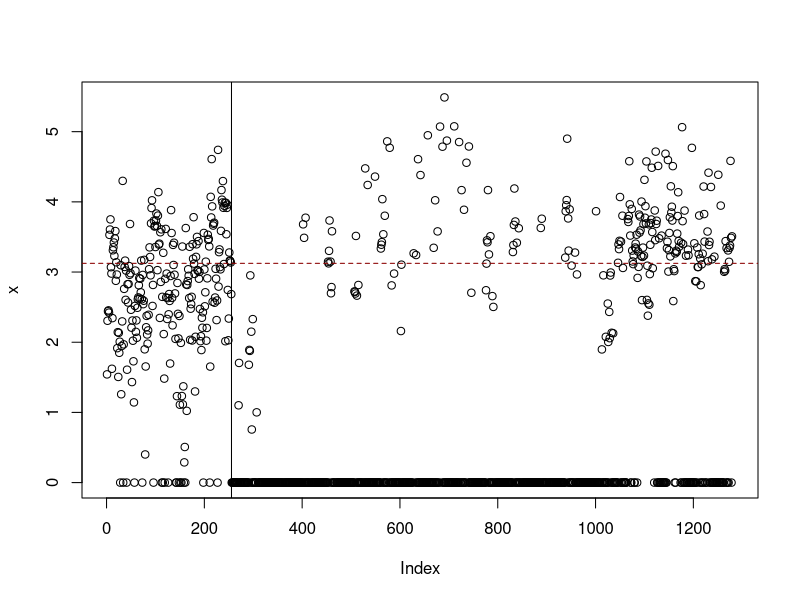
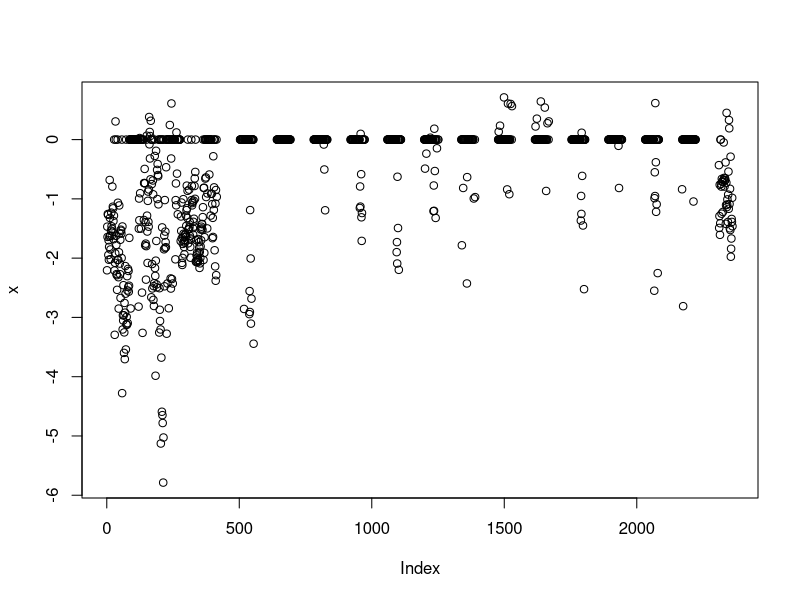
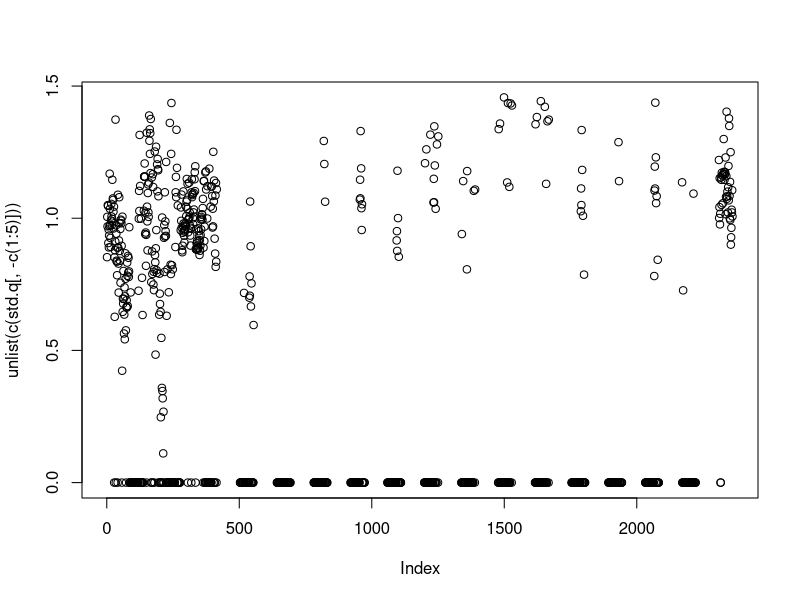
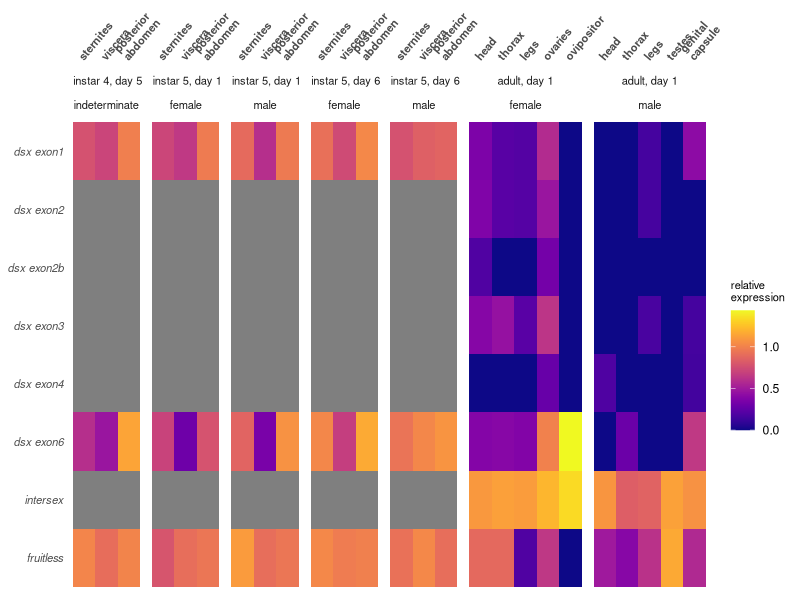
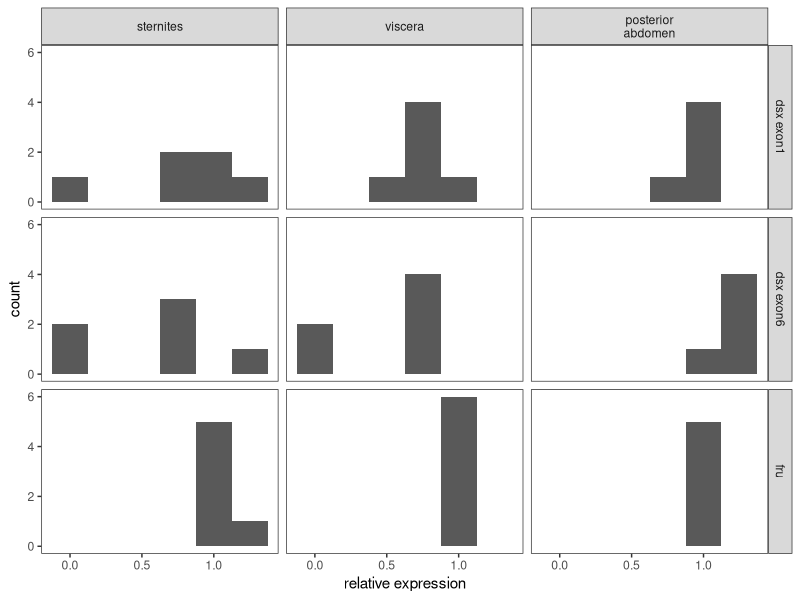
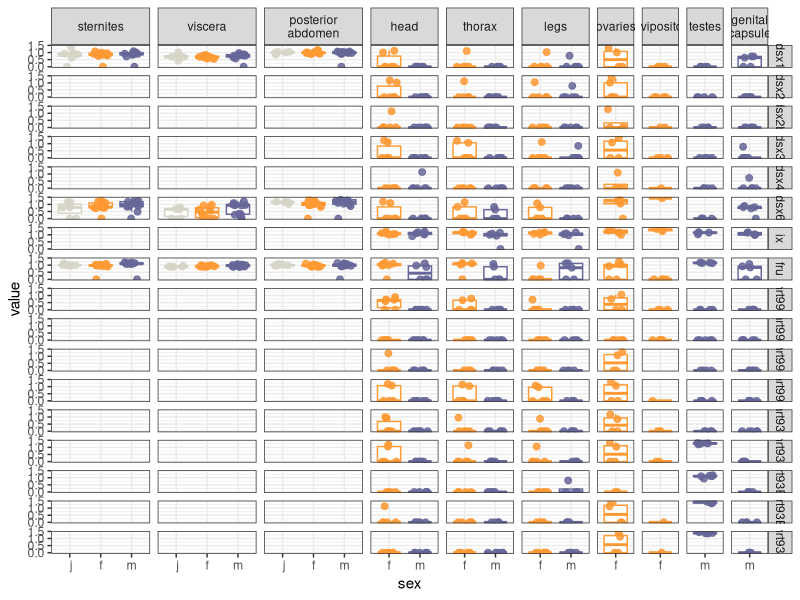
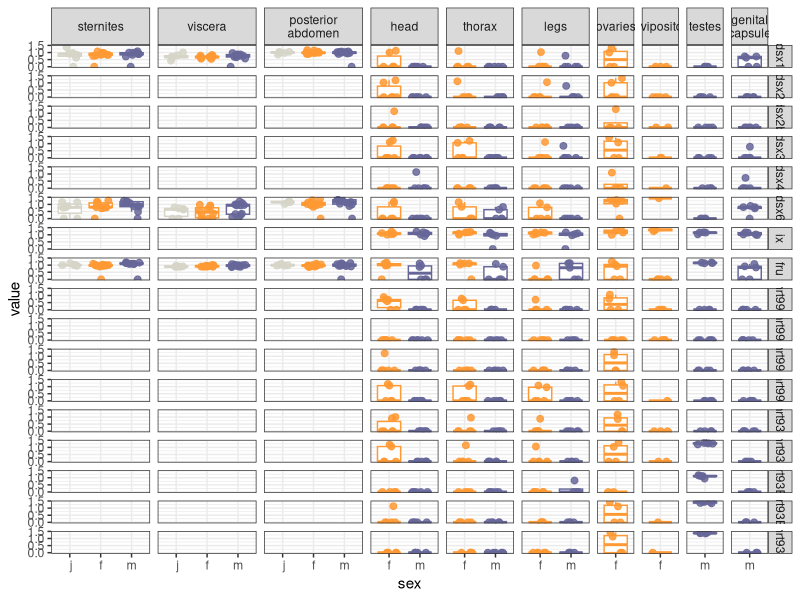
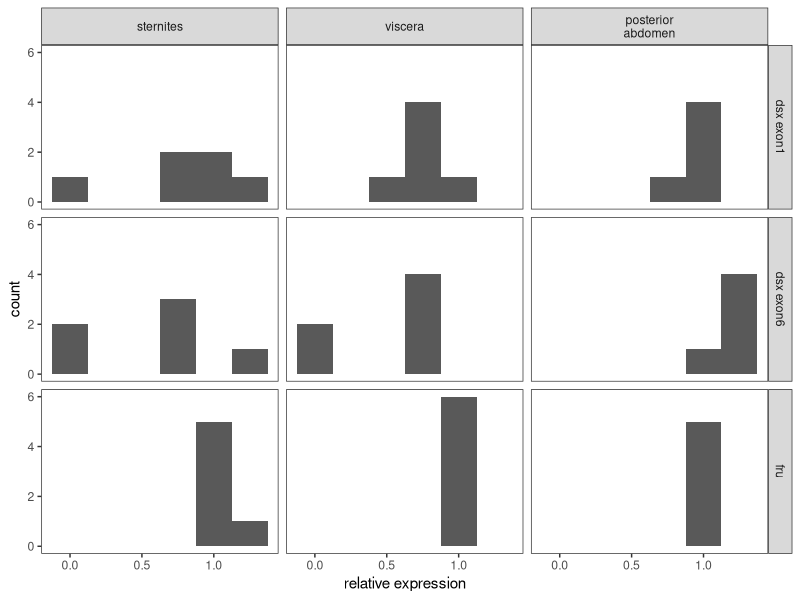

Recreate these plots in R, in order. (Note: this script raises an error after producing the figures.)
# Analysis script
# for Just, Laslo, Lee, Yarnell, Zhang, and Angelini
# Distinct developmental mechanisms influence sexual dimorphisms in the milkweed bug Oncopeltus fasciatus

# Tissue- and isoform-specific gene expression analysis 

# # Clear the R workspace
# rm(list=ls())

# Load packages
library(tidyverse)
library(viridis)

# Importing the data
exp.adult <- read.csv("qpcr.tissue.teneral.adults.csv")
exp.juv <- read.csv("qpcr.tissue.juveniles.csv")

exp.adult$tissue <- sub('ventral thorax','legs',exp.adult$tissue)
exp.adult$tissue <- sub('genitalia','genital',exp.adult$tissue)

############
# Normalize expression to the reference gene
############

normalize.maintaining.zeros <- function(target, ref) {
  target <- as.numeric(target)
  ref <- as.numeric(ref)
  if (all(target[!is.na(target)]==0)) { return(target) }
  else {
    target[which(is.na(ref) | ref==0)] <- NA
    nonzeros <- which(target>0)
    n <- target - ref
    n[-nonzeros] <- 0
    n[which(is.na(target))] <- NA
    return(n)
  }
}
mean.omit.zero <- function(x) {
  x <- as.numeric(x)
  if (all(is.na(x))) { return(NA) } 
  mean(x[which(x!=0)], na.rm = TRUE)
}
min.omit.zero <- function(x) {
  x <- as.numeric(x)
  if (all(is.na(x))) { return(NA) } 
  min(x[which(x!=0)], na.rm = TRUE)
}


norm.adult <- exp.adult %>% 
  mutate(instar = "adult", day = "d1") %>% 
  select(sample, tissue, instar, day, sex)

{
  norm.adult$dsx1 <- normalize.maintaining.zeros(exp.adult$dsx1_3t4, exp.adult$ef1a_3t4)
  norm.adult$dsx2 <- normalize.maintaining.zeros(exp.adult$dsx2_1t2, exp.adult$ef1a_1t2)
  norm.adult$dsx2b <- normalize.maintaining.zeros(exp.adult$dsx2b_5t6, exp.adult$ef1a_5t6)
  norm.adult$dsx3 <- normalize.maintaining.zeros(exp.adult$dsx3_7t8, exp.adult$ef1a_7t8)
  norm.adult$dsx4 <- normalize.maintaining.zeros(exp.adult$dsx4_9t10, exp.adult$ef1a_9t10)
  norm.adult$dsx6 <- normalize.maintaining.zeros(exp.adult$dsx6_11t12, exp.adult$ef1a_11t12)
  norm.adult$dmrt99B1 <- normalize.maintaining.zeros(exp.adult$dmrt99B1_3t4, exp.adult$ef1a_3t4)
  norm.adult$dmrt99B2 <- normalize.maintaining.zeros(exp.adult$dmrt99B2_13t14, exp.adult$ef1a_13t14)
  norm.adult$dmrt99B3 <- normalize.maintaining.zeros(exp.adult$dmrt99B3_15t16, exp.adult$ef1a_15t16)
  norm.adult$dmrt99B5 <- normalize.maintaining.zeros(exp.adult$dmrt99B5_17t18, exp.adult$ef1a_17t18)
  norm.adult$dmrt93B1 <- normalize.maintaining.zeros(exp.adult$dmrt93B1_3t4, exp.adult$ef1a_3t4)
  norm.adult$dmrt93B3 <- normalize.maintaining.zeros(exp.adult$dmrt93B3_19t20, exp.adult$ef1a_19t20)
  norm.adult$dmrt93B4a <- normalize.maintaining.zeros(exp.adult$dmrt93B4a_21t22, exp.adult$ef1a_21t22)
  norm.adult$dmrt93B4b <- normalize.maintaining.zeros(exp.adult$dmrt93B4b_23t24, exp.adult$ef1a_23t24)
  norm.adult$dmrt93B5 <- normalize.maintaining.zeros(exp.adult$dmrt93B5_25t26, exp.adult$ef1a_25t26)
  
  # intersex and fruitless were assayed multiple times
  # The code below takes the average after normalization
  tmp.fru1 <- normalize.maintaining.zeros(exp.adult$fru_1t2, exp.adult$ef1a_1t2)
  tmp.fru2 <- normalize.maintaining.zeros(exp.adult$fru_5t6, exp.adult$ef1a_5t6)
  tmp.ix1 <- normalize.maintaining.zeros(exp.adult$ix_3t4, exp.adult$ef1a_3t4)
  tmp.ix2 <- normalize.maintaining.zeros(exp.adult$ix_7t8, exp.adult$ef1a_7t8)

  na.i <- which(is.na(tmp.fru1) & is.na(tmp.fru2))
  tmp.fru1[which(is.na(tmp.fru1))] <- 0
  tmp.fru2[which(is.na(tmp.fru2))] <- 0
  norm.adult$fru <- (tmp.fru1+tmp.fru2)/2
  norm.adult$fru[na.i] <- NA
  
  na.i <- which(is.na(tmp.ix1) & is.na(tmp.ix2))
  tmp.ix1[which(is.na(tmp.ix1))] <- 0
  tmp.ix2[which(is.na(tmp.ix2))] <- 0
  norm.adult$ix <- (tmp.ix1+tmp.ix2)/2
  norm.adult$ix[na.i] <- NA

  rm(tmp.ix1, tmp.ix2, tmp.fru1, tmp.fru2, na.i)
}

norm.juv <- exp.juv %>% 
  mutate(sample = sample_name) %>% 
  select(sample, tissue, instar, day, sex) 

{
  norm.juv$dsx1 <- normalize.maintaining.zeros(exp.juv$dsx1, exp.juv$ef1a)
  norm.juv$dsx6 <- normalize.maintaining.zeros(exp.juv$dsx6, exp.juv$ef1a)
  norm.juv$fru <- normalize.maintaining.zeros(exp.juv$fru, exp.juv$ef1a)
}

# Reorder the columns to match
norm.adult <- norm.adult %>% 
  select(
    sample, tissue, instar, day, sex, dsx1, dsx6, fru, 
    dmrt99B1, dmrt99B2, dmrt99B3, dmrt99B5, dmrt93B1, dmrt93B3, dmrt93B4a, dmrt93B4b, dmrt93B5, 
    dsx2, dsx2b, dsx3, dsx4, ix
  )

# Join the datasets
norm.q <- bind_rows(norm.juv, norm.adult)

############
# Standardize gene expression
############

# Find the global minimum "floor" value 
# as a fraction of the mean value, which will be defined as 1
x <- unlist(c(exp.juv[,8:10],exp.adult[,4:22]))
plot(x)
abline(v=length(unlist(exp.juv[,8:10]))+0.5)
abline(h=mean.omit.zero(x), lty = 2, col = "darkred")

relative.min <- min.omit.zero(x) / mean.omit.zero(x)

# Find the min and mean non-zero, normalized values
x <- unlist(norm.q[,-c(1:5)])
plot(x)

n.min <- min.omit.zero(x)
n.mean <- mean.omit.zero(x)

zeros <- norm.q
zeros[,1:5] <- FALSE
zeros[,-c(1:5)] <- (norm.q[,-c(1:5)] == 0)
zeros <- as.matrix(zeros)

std.q <- norm.q
std.q[,-c(1:5)] <- (norm.q[,-c(1:5)] - n.min*(1+relative.min)) / (n.mean - n.min*(1+relative.min))
std.q[zeros] <- 0
plot(unlist(c(std.q[,-c(1:5)])))

write_csv(std.q,'standardized.tissue.specific.expression.csv')

############
# Plots
############

colors.indicating.sex <- c(
  juvenile = "#D6D4C7",  # "concrete"
  female   = "#ff9933",  # "neon carrot" or "deep saffron"
  male     = "#666699"   # "scampi" or "mostly desaturated dark blue"
)
names(colors.indicating.sex) <- c(" j","f","m")
# scales::show_col(colors.indicating.sex)

q.long <- std.q %>% 
  pivot_longer(cols = 6:(dim(std.q)[2]), names_to = "target") %>% 
  filter(!(target %in% c("abdA","abdB"))) %>% 
  mutate(tissue = gsub("_"," ",tissue))

q.long$tissue <- sub('dorsal thorax','thorax',q.long$tissue)
q.long$tissue <- factor(
  sub(" ","\n",q.long$tissue), 
  levels = c(
    "sternites","viscera","posterior\nabdomen",
    'head','thorax','legs','ovaries','ovipositor','testes','genital\ncapsule'
  )
)

q.long$target <- factor(
  q.long$target, 
  levels = c(
    "dsx1", "dsx2", "dsx2b", "dsx3", "dsx4", "dsx6", "ix", "fru",
    "dmrt99B1", "dmrt99B2", "dmrt99B3", "dmrt99B5",
    "dmrt93B1", "dmrt93B3", "dmrt93B4a", "dmrt93B4b", "dmrt93B5"       
  )
)

expression.box.plots <- ggplot(q.long, aes(sex, value, color=sex)) +
  theme_bw() + theme(legend.position="none") +
  facet_grid(target ~ tissue, scales = 'free_x', space = 'free_x') +
  geom_boxplot(outlier.shape = NA) +
  geom_jitter(width = 0.25, size=2, alpha = 0.85) +
  scale_color_manual(values = colors.indicating.sex)
# expression.box.plots

ggsave("expression.box.plots.png", expression.box.plots, height = 11, width = 8.5, scale = 1)
ggsave("expression.box.plots.pdf", expression.box.plots, height = 11, width = 8.5, scale = 1)


# Heat map
q.means <- q.long %>% 
  filter(!(instar == "L5" & sex == " j")) %>%
  mutate(instar = sub("L"," instar ",instar)) %>% 
  mutate(day    = sub("d","day ",day)) %>% 
  mutate(stage = paste0(instar,", ",day)) %>% 
  group_by(target, tissue, stage, sex) %>% 
  summarise(mean.exp = mean(value, na.rm=TRUE)) %>% 
  filter(!grepl('dmrt',target)) %>% 
  droplevels() 

{
  facet.labels <- c(` j` = "indeterminate", f = "female", m = "male")
  target.labels <- sub('dsx','dsx exon',rev(levels(q.means$target)))
  target.labels <- sub('ix','intersex',target.labels)
  target.labels <- sub('fru','fruitless',target.labels)
}

exp.heatmap <- ggplot(q.means, aes(x=tissue, y=target, z=mean.exp)) +
  theme_minimal() + 
  theme(
    strip.text.x = element_text(size=8),
    axis.title.x = element_blank(),
    axis.text.x  = element_text(size=8, face="bold", angle=50, vjust=1, hjust=0),
    axis.title.y = element_blank(),
    axis.text.y = element_text(size=8, face="italic"),
    axis.ticks = element_blank(),
    legend.title = element_text(size=8),
    panel.grid = element_blank()
  ) +
  facet_grid(.~stage*sex, scales="free_x", space="free_x", labeller=labeller(sex = facet.labels)) +
  geom_tile(aes(fill = mean.exp)) +
  scale_fill_viridis('relative\nexpression', option = 'plasma', direction = 1) +
  scale_x_discrete(position = "top") +
  scale_y_discrete(name='qPCR target\n',
                   limits = rev(levels(q.means$target)), 
                   labels = target.labels ) 

exp.heatmap

# Distribution of fourth instar gene expression

fourth.instar.expression.histograms <- q.long %>% 
  filter(instar == "L4" & !is.na(value)) %>% 
  mutate(target = sub('dsx','dsx exon',target)) %>% 
  group_by(target, tissue) %>%
  ggplot(aes(x=value)) +
  theme_bw() + 
  theme(
    panel.grid.major = element_blank(),
    panel.grid.minor = element_blank()
  ) +
  facet_grid(target ~ tissue) +
  geom_histogram(binwidth = 0.25) +
  labs(x="relative expression")

fourth.instar.expression.histograms
  
ggsave('fourth.instar.expression.histograms.pdf', fourth.instar.expression.histograms, 
       scale=1, width=5, height=4.5)


############
# Stats
############

targets.of.interest <- c("dsx1","dsx2","dsx2b","dsx3","dsx4","dsx6","ix","fru")

q.stats <- q.long %>% 
  filter(instar != "L4", sex != " j", !is.na(sex)) %>% 
  filter(target %in% targets.of.interest, !is.na(value)) %>% 
  mutate(stage = paste0(instar,"-",day)) %>% 
  mutate(tissue = sub("\\\n","_",tissue)) %>% 
  mutate(tissue = sub("testes","gonad",tissue)) %>% 
  mutate(tissue = sub("ovaries","gonad",tissue)) %>% 
  mutate(tissue = sub("genital_capsule","terminalia",tissue)) %>% 
  mutate(tissue = sub("ovipositor","terminalia",tissue)) %>% 
  mutate(stage.tissue = paste0(stage,"-",tissue))

{
  sink(file = "expression.wrst.csv")
  cat("target\tstage\ttissue\tf\tm\tW\tp\n")
  unlist(lapply(targets.of.interest, function(target.i) {
    unlist(lapply(unique(q.stats$stage.tissue), function(stage.tissue.i) {
      dat.i <- q.stats %>% filter(target == target.i, stage.tissue == stage.tissue.i)
      if (dim(dat.i)[1]>4) {
        cat(target.i,"\t",dat.i$stage[1],"\t",dat.i$tissue[1],"\t",paste0(c(by(dat.i$sex,dat.i$sex,length)), collapse = "\t"),"\t")
        wrst.i <- wilcox.test(value ~ sex, data = dat.i)
        cat(wrst.i$statistic,"\t",wrst.i$p.value,"\n")
      }
    }))
  }))
  sink()
}

expression.wrst <- read.delim("expression.wrst.csv")

expression.wrst$padj <- expression.wrst %>% 
  group_by(target) %>% 
  summarise(padj = p.adjust(p, method = "fdr", n = n())) %>% 
  pull(padj)

expression.wrst$signif <- sigstar(expression.wrst$p)

# Update the heat map with stats
heatmap.text <- data.frame(
  target = c("dsx6","dsx6","ix","ix","fru","fru"),
  tissue = c("testes","ovaries","genital\ncapsule","ovipositor","sternites","sternites"),
  stage =  c("adult, day 1","adult, day 1","adult, day 1","adult, day 1"," instar 5, day 1"," instar 5, day 1"),
  sex =    c("m","f","m","f","m","f"),
  label =  rep("*",6),
  mean.exp = rep(1,6)
)

exp.heatmap <- exp.heatmap + 
  geom_text(data = heatmap.text, aes(label = label), size = 8, color = "gray95")

ggsave('plots/expression.heatmap.png', exp.heatmap, scale=1.25, width=9, height=3.125)
ggsave('plots/expression.heatmap.pdf', exp.heatmap, scale=1.25, width=9, height=3.125)
